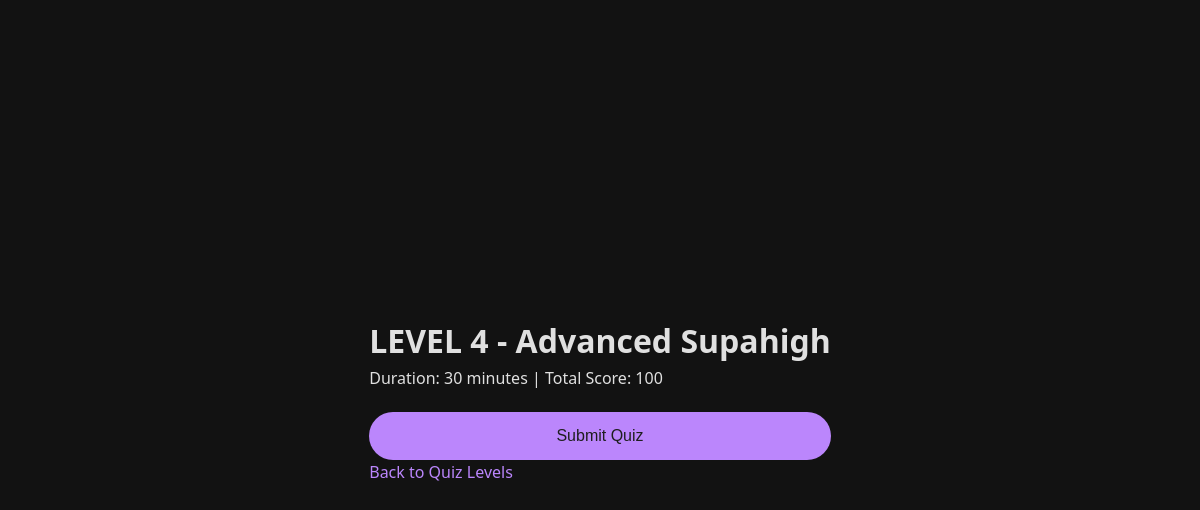
Screenshot of /Student/StartQuiz.php?id=4 with the database file from the repository.
### tables this page shows
CREATE TABLE `ranked_quiz_levels` (
  `ranked_quiz_id` int NOT NULL,
  `ranked_quiz_level` varchar(12) NOT NULL,
  `ranked_quiz_name` varchar(255) NOT NULL,
  `ranked_quiz_duration` int NOT NULL COMMENT '	Duration in minutes',
  `ranked_score` int DEFAULT NULL,
  `admin_time_of_creation` timestamp NULL DEFAULT CURRENT_TIMESTAMP COMMENT 'Record creation timestamp',
  `admin_time_of_update` timestamp NOT NULL DEFAULT CURRENT_TIMESTAMP ON UPDATE CURRENT_TIMESTAMP COMMENT 'Record last update timestamp',
  `admin_id` int NOT NULL COMMENT 'The admin who created it'
);

### Student/StartQuiz.php (the view, shortened to what this page needs)
<?php
require '../Database/connection.php';
$success = '';
$quiz_level = [];
if (isset($_GET['id']) && is_numeric($_GET['id'])) {
    $ranked_quiz_id = (int)$_GET['id'];
} else {
    header("Location: viewAll-Level.php?error=invalid_quiz_id");
    exit();
}
if ($_SERVER['REQUEST_METHOD'] === 'POST') {
    if (isset($_SESSION['quiz_start_time'])) {
        $quiz_start_time = $_SESSION['quiz_start_time'];
    } else {
        $quiz_start_time = time();
    }
    $time_taken = ceil((time() - $quiz_start_time) / 60);
    $student_id = isset($_SESSION['student_id']) ? $_SESSION['student_id'] : 0;
    $userAnswers = isset($_POST['answers']) ? $_POST['answers'] : [];
    if (!empty($userAnswers)) {
        $questionIds = array_keys($userAnswers);
        $placeholders = implode(',', array_fill(0, count($questionIds), '?'));
        $sql = "SELECT question_id, correct_option FROM questions WHERE question_id IN ($placeholders) AND ranked_quiz_id = ?";
        $stmt = $conn->prepare($sql);
        if ($stmt) {
            $types = str_repeat('s', count($questionIds)) . 'i';
            $params = $questionIds;
            $params[] = $ranked_quiz_id;
            $stmt->bind_param($types, ...$params);
            $stmt->execute();
            $result = $stmt->get_result();
            $correctAnswers = [];
            while ($row = $result->fetch_assoc()) {
                $correctAnswers[$row['question_id']] = strtoupper($row['correct_option']);
            }
            $stmt->close();
            $score = 0;
            foreach ($userAnswers as $qid => $selected_option) {
                if (isset($correctAnswers[$qid]) && strtoupper($selected_option) === $correctAnswers[$qid]) {
                    $score++;
                }
            }
            $stmt = $conn->prepare("INSERT INTO ranked_quiz_submission (student_id, ranked_quiz_id) VALUES (?, ?)");
            if ($stmt) {
                $stmt->bind_param("ii", $student_id, $ranked_quiz_id);
                if ($stmt->execute()) {
                    $success = "You scored $score out of " . count($correctAnswers) . ".";
                } else {
                    $error = "Error recording your submission: " . $stmt->error;
                }
                $stmt->close();
            } else {
                $error = "Database error: " . $conn->error;
            }
        } else {
            $error = "Database error: " . $conn->error;
        }
    } else {
        $error = "No answers submitted.";
    }
    unset($_SESSION['quiz_start_time']);
} else {
    $stmt = $conn->prepare("SELECT * FROM ranked_quiz_levels WHERE ranked_quiz_id = ?");
    if ($stmt) {
        $stmt->bind_param("i", $ranked_quiz_id);
        $stmt->execute();
        $result = $stmt->get_result();
        $quiz_level = $result->fetch_assoc();
    } else {
        $error = "Database error: " . $conn->error;
    }
}
?>
<!DOCTYPE html>
<html lang="en">
<head>
    <link rel="stylesheet" href="StartQuiz.css">
</head>
<body>
    <div class="container">
        <h1><?php echo htmlspecialchars($quiz_level['ranked_quiz_level'] . " - " . $quiz_level['ranked_quiz_name']); ?></h1>
        <p>Duration: <?php echo htmlspecialchars($quiz_level['ranked_quiz_duration']); ?> minutes | Total Score: <?php echo htmlspecialchars($quiz_level['ranked_score']); ?></p>
        <?php if (!empty($success)): ?>
            <div class="alert success"><?php echo htmlspecialchars($success); ?></div>
            <a href="viewAll-Level.php" class="btn">Back to Quiz Levels</a>
        <?php else: ?>
            <form action="StartQuiz.php?id=<?php echo $ranked_quiz_id; ?>" method="POST" id="quiz-form">
                <button type="submit" class="btn submit-btn">Submit Quiz</button>
                <a href="viewAll-Level.php" class="btn">Back to Quiz Levels</a>
            </form>
        <?php endif; ?>
    </div>
</body>
</html>

### Student/StartQuiz.css (style rules this page uses)
* { box-sizing: border-box; margin: 0; padding: 0; }
body { background-color: #121212; color: #e0e0e0; font-family: 'Segoe UI', Tahoma, Geneva, Verdana, sans-serif; line-height: 1.6; min-height: 100vh; display: flex; justify-content: center; align-items: center; padding: 20px; }
a { color: #bb86fc; text-decoration: none; transition: color 0.3s ease; }
form { display: flex; flex-direction: column; }
button.submit-btn, a.retry-btn { display: inline-block; padding: 15px 30px; margin-top: 20px; background-color: #bb86fc; color: #1e1e1e; border: none; border-radius: 25px; font-size: 1rem; cursor: pointer; text-align: center; transition: background-color 0.3s ease, transform 0.2s ease; text-decoration: none; }

### rows the page displays
ranked_quiz_levels: ranked_quiz_level+ranked_quiz_name "LEVEL 4 - Advanced Supahigh", ranked_quiz_duration "30", ranked_score "100"
